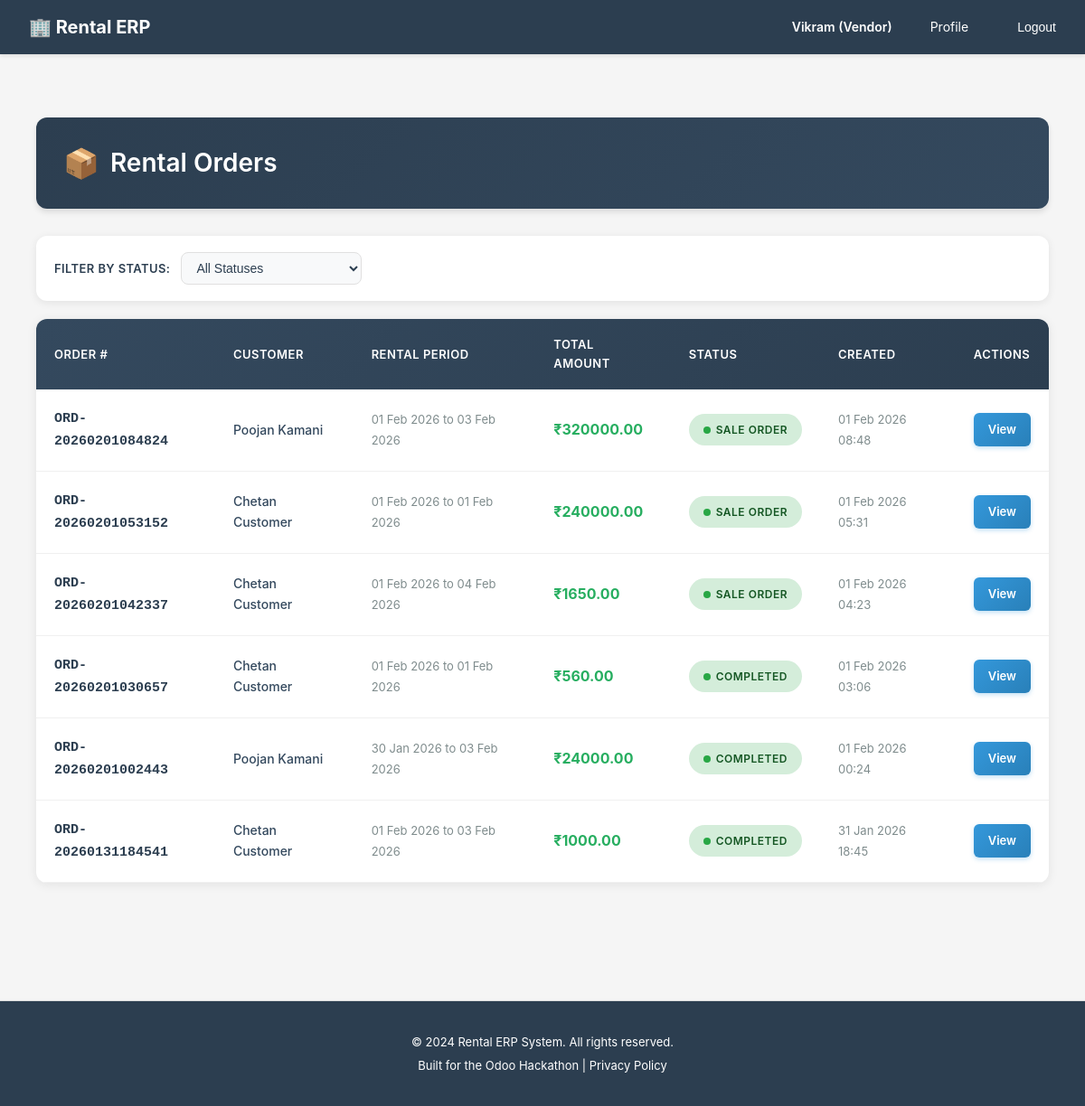
Page /rentals/order/list/ (signed in) on the committed database.
### accounts/models.py (models this page shows, shortened)
class User(AbstractUser):
    ROLE_CHOICES = [
        ('customer', 'Customer'),  # End-user who rents products
        ('vendor', 'Vendor'),      # Business user who owns rental products
        ('admin', 'Admin'),        # System administrator with full access
    ]
    email = models.EmailField(
        unique=True,
        validators=[EmailValidator()],
        help_text="Used for login and notifications"
    )
    role = models.CharField(
        max_length=20,
        choices=ROLE_CHOICES,
        default='customer',
        help_text="Determines user's permissions and accessible features"
    )
    phone = models.CharField(
        max_length=15,
        blank=True,
        null=True,
        validators=[
            RegexValidator(
                regex=r'^\+?1?\d{9,15}$',
                message="Phone number must be entered in the format: '+999999999'. Up to 15 digits allowed."
            )
        ],
        help_text="Contact number for order notifications and support"
    )
    is_verified = models.BooleanField(
        default=False,
        help_text="Email verification status for security"
    )
    totp_secret = models.CharField(
        max_length=32,
        blank=True,
        null=True,
        help_text="TOTP secret key for 2FA (encrypted)"
    )
    totp_enabled = models.BooleanField(
        default=False,
        help_text="Whether TOTP 2FA is enabled for this user"
    )
    created_at = models.DateTimeField(auto_now_add=True)
    updated_at = models.DateTimeField(auto_now=True)
    @property
    def phone_number(self):
        """Property alias for backward compatibility with older view/form code"""
        return self.phone
    USERNAME_FIELD = 'email'
    REQUIRED_FIELDS = ['username', 'first_name', 'last_name']
    class Meta:
        db_table = 'users'
        verbose_name = 'User'
        verbose_name_plural = 'Users'
        ordering = ['-created_at']

### rentals/models.py (models this page shows, shortened)
class RentalOrder(models.Model):
    STATUS_CHOICES = [
        ('draft', 'Draft'),               # Initial state
        ('confirmed', 'Confirmed'),       # Customer committed, stock reserved
        ('in_progress', 'In Progress'),   # Customer has picked up items
        ('completed', 'Completed'),       # Items returned successfully
        ('cancelled', 'Cancelled'),       # Order cancelled before completion
        ('invoiced', 'Invoiced'),         # Invoice generated and sent
    ]
    order_number = models.CharField(
        max_length=50,
        unique=True,
        help_text="Auto-generated unique order ID (e.g., RO-2026-0001)"
    )
    quotation = models.OneToOneField(
        Quotation,
        on_delete=models.SET_NULL,
        blank=True,
        null=True,
        related_name='rental_order',
        help_text="Source quotation that was converted to this order"
    )
    customer = models.ForeignKey(
        settings.AUTH_USER_MODEL,
        on_delete=models.CASCADE,
        related_name='rental_orders',
        limit_choices_to={'role': 'customer'},
        help_text="Customer placing the rental order"
    )
    vendor = models.ForeignKey(
        settings.AUTH_USER_MODEL,
        on_delete=models.CASCADE,
        related_name='vendor_rental_orders',
        limit_choices_to={'role': 'vendor'},
        help_text="Vendor fulfilling the rental order"
    )
    status = models.CharField(
        max_length=20,
        choices=STATUS_CHOICES,
        default='draft',
        help_text="Current order stage in the rental lifecycle"
    )
    delivery_address = models.TextField(
        help_text="Where items will be delivered/picked up"
    )
    billing_address = models.TextField(
        help_text="Address for invoice (may differ from delivery)"
    )
    subtotal = models.DecimalField(
        max_digits=12,
        decimal_places=2,
        default=Decimal('0.00'),
        help_text="Sum of all order lines"
    )
    discount_amount = models.DecimalField(
        max_digits=12,
        decimal_places=2,
        default=Decimal('0.00'),
        help_text="Discount applied"
    )
    tax_amount = models.DecimalField(
        max_digits=12,
        decimal_places=2,
        default=Decimal('0.00'),
        help_text="GST amount"
    )
    late_fee = models.DecimalField(
        max_digits=12,
        decimal_places=2,
        default=Decimal('0.00'),
        help_text="Late return penalties (added if items returned late)"
    )
    total = models.DecimalField(
        max_digits=12,
        decimal_places=2,
        default=Decimal('0.00'),
        help_text="Final order total including all fees"
    )
    advance_payment_percentage = models.DecimalField(
        max_digits=5,
        decimal_places=2,
        default=Decimal('0.00'),
        help_text="Required advance payment % for this order"
    )
    advance_payment_amount = models.DecimalField(
        max_digits=12,
        decimal_places=2,
        default=Decimal('0.00'),
        help_text="Calculated advance amount expected"
    )
    deposit_amount = models.DecimalField(
        max_digits=12,
        decimal_places=2,
        default=Decimal('0.00'),
        help_text="Security deposit collected upfront"
    )
    paid_amount = models.DecimalField(
        max_digits=12,
        decimal_places=2,
        default=Decimal('0.00'),
        help_text="Amount paid so far (partial or full)"
    )
    notes = models.TextField(
        blank=True,
        null=True,
        help_text="Special instructions or customer requests"
    )
    requires_approval = models.BooleanField(
        default=False,
        help_text="Whether this order needs approval (for high-value orders)"
    )
    approval_status = models.CharField(
        max_length=20,
        choices=[
            ('not_required', 'Not Required'),
            ('pending', 'Pending Approval'),
            ('approved', 'Approved'),
            ('rejected', 'Rejected'),
        ],
        default='not_required',
        help_text="Current approval status"
    )
    approved_by = models.ForeignKey(
        settings.AUTH_USER_MODEL,
        on_delete=models.SET_NULL,
        blank=True,
        null=True,
        related_name='approved_rental_orders',
        help_text="Admin who approved this order"
    )
    approved_at = models.DateTimeField(
        blank=True,
        null=True,
        help_text="When this order was approved"
    )
    created_at = models.DateTimeField(auto_now_add=True)
    updated_at = models.DateTimeField(auto_now=True)
    confirmed_at = models.DateTimeField(
        blank=True,
        null=True,
        help_text="When order was confirmed"
    )
    completed_at = models.DateTimeField(
        blank=True,
        null=True,
        help_text="When all items were returned"
    )
    class Meta:
        db_table = 'rental_orders'
        verbose_name = 'Rental Order'
        verbose_name_plural = 'Rental Orders'
        ordering = ['-created_at']
        indexes = [
            models.Index(fields=['customer', 'status']),
            models.Index(fields=['vendor', 'status']),
            models.Index(fields=['order_number']),
        ]
    @property
    def total_amount(self):
        return self.total

class RentalOrderLine(models.Model):
    rental_order = models.ForeignKey(
        RentalOrder,
        on_delete=models.CASCADE,
        related_name='order_lines',
        help_text="Parent rental order"
    )
    product = models.ForeignKey(
        'catalog.Product',
        on_delete=models.CASCADE,
        related_name='rental_order_lines',
        help_text="Product being rented"
    )
    product_variant = models.ForeignKey(
        'catalog.ProductVariant',
        on_delete=models.CASCADE,
        blank=True,
        null=True,
        related_name='rental_order_lines',
        help_text="Specific variant being rented"
    )
    rental_start_date = models.DateTimeField(
        help_text="Scheduled pickup date/time"
    )
    rental_end_date = models.DateTimeField(
        help_text="Scheduled return date/time"
    )
    actual_pickup_date = models.DateTimeField(
        blank=True,
        null=True,
        help_text="When customer actually picked up the item"
    )
    actual_return_date = models.DateTimeField(
        blank=True,
        null=True,
        help_text="When customer actually returned the item"
    )
    quantity = models.PositiveIntegerField(
        default=1,
        validators=[MinValueValidator(1)],
        help_text="Number of units rented"
    )
    unit_price = models.DecimalField(
        max_digits=10,
        decimal_places=2,
        help_text="Rental price per unit"
    )
    line_total = models.DecimalField(
        max_digits=12,
        decimal_places=2,
        help_text="quantity × unit_price"
    )
    duration_days = models.PositiveIntegerField(
        default=1,
        help_text="Rental duration in days"
    )
    duration_hours = models.PositiveIntegerField(
        default=0,
        help_text="Additional hours beyond full days"
    )
    is_late_return = models.BooleanField(
        default=False,
        help_text="Item returned after scheduled end date"
    )
    late_days = models.PositiveIntegerField(
        default=0,
        help_text="Number of days late (0 if on time)"
    )
    late_fee_charged = models.DecimalField(
        max_digits=10,
        decimal_places=2,
        default=Decimal('0.00'),
        help_text="Late return penalty amount"
    )
    created_at = models.DateTimeField(auto_now_add=True)
    updated_at = models.DateTimeField(auto_now=True)
    class Meta:
        db_table = 'rental_order_lines'
        verbose_name = 'Rental Order Line'
        verbose_name_plural = 'Rental Order Lines'
        ordering = ['rental_order', 'id']

### rentals/views.py (the view)
# urls.py: path('order/list/', views.order_list, name='order_list'),
@login_required
@require_http_methods(["GET"])
def order_list(request):
    if request.user.role == 'customer':
        orders = RentalOrder.objects.filter(customer=request.user).order_by('-created_at')
    elif request.user.role == 'vendor':
        orders = RentalOrder.objects.filter(
            vendor=request.user
        ).order_by('-created_at')
    elif request.user.is_staff:
        orders = RentalOrder.objects.all().order_by('-created_at')
    else:
        return HttpResponseForbidden('You do not have access to orders.')
    status = request.GET.get('status')
    if status:
        orders = orders.filter(status=status)
    return render(request, 'rentals/order_list.html', {
        'orders': orders,
        'status': status,
    })

### templates/rentals/order_list.html (shortened to what this page needs)
{% extends "base.html" %}
{% load static %}
{% block content %}
<div class="orders-container">
    <div class="page-header">
        <h2>Rental Orders</h2>
    </div>
    <div class="filter-card">
        <span class="filter-label">Filter by Status:</span>
        <select class="filter-select" onchange="filterByStatus(this.value)">
            <option value="">All Statuses</option>
        </select>
    </div>
    {% if orders %}
    <div class="orders-table-wrapper">
        <table class="orders-table">
            <thead>
                <tr>
                    <th>Order #</th>
                    <th>Customer</th>
                    <th>Rental Period</th>
                    <th>Total Amount</th>
                    <th>Status</th>
                    <th>Created</th>
                    <th>Actions</th>
                </tr>
            </thead>
            <tbody>
                {% for order in orders %}
                <tr class="order-row">
                    <td><span class="order-number">{{ order.order_number }}</span></td>
                    <td><span class="customer-name">{{ order.customer.get_full_name }}</span></td>
                    <td>
                        {% if order.order_lines.exists %}
                            {% with first_line=order.order_lines.first %}
                                <span class="date-cell">{{ first_line.rental_start_date|date:"d M Y" }} to {{ first_line.rental_end_date|date:"d M Y" }}</span>
                            {% endwith %}
                        {% else %}
                            <span class="date-cell">-</span>
                        {% endif %}
                    </td>
                    <td><span class="amount-cell">₹{{ order.total_amount|floatformat:2 }}</span></td>
                    <td>
                        {% if order.status == 'draft' %}
                            <span class="status-badge status-draft">Draft</span>
                        {% elif order.status == 'confirmed' %}
                            {% if user.role == 'vendor' %}
                                <span class="status-badge status-sale">Sale Order</span>
                            {% else %}
                                <span class="status-badge status-confirmed">Confirmed</span>
                            {% endif %}
                        {% elif order.status == 'in_progress' %}
                            <span class="status-badge status-in-progress">In Progress</span>
                        {% elif order.status == 'completed' %}
                            <span class="status-badge status-completed">Completed</span>
                        {% elif order.status == 'cancelled' %}
                            <span class="status-badge status-cancelled">Cancelled</span>
                        {% endif %}
                    </td>
                    <td><span class="date-cell">{{ order.created_at|date:"d M Y H:i" }}</span></td>
                    <td>
                        <a href="{% url 'rentals:order_detail' order.id %}" class="action-btn">
                            View
                        </a>
                    </td>
                </tr>
                {% endfor %}
            </tbody>
        </table>
    </div>
    {% else %}
    <div class="empty-state">
        <div class="empty-state-icon">📭</div>
        <p class="empty-state-text">No rental orders found.</p>
    </div>
    {% endif %}
</div>
{% endblock %}

### templates/base.html (shortened to what this page needs)
{% load static %}
<!DOCTYPE html>
<html lang="en">
<head>
</head>
<body>
    <nav>
        <div class="container">
            <a href="/" class="logo">🏢 Rental ERP</a>
            <ul>
                {% if user.is_authenticated %}
                    <li><strong>{{ user.first_name }} ({{ user.get_role_display }})</strong></li>
                    <li><a href="{% url 'accounts:profile' %}">Profile</a></li>
                    <li>
                        <form method="POST" action="{% url 'accounts:logout' %}" style="display: inline;">
                            <button type="submit" style="background: none; border: none; color: #fff; cursor: pointer; padding: 8px 12px; font-size: 14px;">Logout</button>
                        </form>
                    </li>
                {% else %}
                    <li><a href="{% url 'accounts:login' %}">Login</a></li>
                    <li><a href="{% url 'accounts:signup_customer' %}">Sign Up (Customer)</a></li>
                    <li><a href="{% url 'accounts:signup_vendor' %}">Sign Up (Vendor)</a></li>
                {% endif %}
            </ul>
        </div>
    </nav>
    <main>
        <div class="container">
            {% block content %}{% endblock %}
        </div>
    </main>
    <footer>
        <p>&copy; 2024 Rental ERP System. All rights reserved.</p>
        <p>Built for the Odoo Hackathon | <a href="#" style="color: #fff;">Privacy Policy</a></p>
    </footer>
</body>
</html>

### rows in the picture
User: first_name "Vikram", role "Vendor"
RentalOrder: order_number "ORD-20260201084824", customer.get_full_name "Poojan Kamani", order_lines.first.rental_start_date "01 Feb 2026", order_lines.first.rental_end_date "03 Feb 2026", total_amount "320000.00", status "SALE ORDER", created_at "01 Feb 2026 08:48"
RentalOrder: order_number "ORD-20260201053152", customer.get_full_name "Chetan Customer", order_lines.first.rental_start_date "01 Feb 2026", order_lines.first.rental_end_date "01 Feb 2026", total_amount "240000.00", status "SALE ORDER", created_at "01 Feb 2026 05:31"
RentalOrder: order_number "ORD-20260201042337", customer.get_full_name "Chetan Customer", order_lines.first.rental_start_date "01 Feb 2026", order_lines.first.rental_end_date "04 Feb 2026", total_amount "1650.00", status "SALE ORDER", created_at "01 Feb 2026 04:23"
RentalOrder: order_number "ORD-20260201030657", customer.get_full_name "Chetan Customer", order_lines.first.rental_start_date "01 Feb 2026", order_lines.first.rental_end_date "01 Feb 2026", total_amount "560.00", status "COMPLETED", created_at "01 Feb 2026 03:06"
RentalOrder: order_number "ORD-20260201002443", customer.get_full_name "Poojan Kamani", order_lines.first.rental_start_date "30 Jan 2026", order_lines.first.rental_end_date "03 Feb 2026", total_amount "24000.00", status "COMPLETED", created_at "01 Feb 2026 00:24"
RentalOrder: order_number "ORD-20260131184541", customer.get_full_name "Chetan Customer", order_lines.first.rental_start_date "01 Feb 2026", order_lines.first.rental_end_date "03 Feb 2026", total_amount "1000.00", status "COMPLETED", created_at "31 Jan 2026 18:45"
